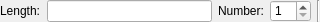
<ui version="4.0" >
 <author></author>
 <comment></comment>
 <exportmacro></exportmacro>
 <class>QG_LineBisectorOptions</class>
 <widget class="QWidget" name="QG_LineBisectorOptions" >
  <property name="geometry" >
   <rect>
    <x>0</x>
    <y>0</y>
    <width>320</width>
    <height>22</height>
   </rect>
  </property>
  <property name="sizePolicy" >
   <sizepolicy>
    <hsizetype>4</hsizetype>
    <vsizetype>5</vsizetype>
    <horstretch>0</horstretch>
    <verstretch>0</verstretch>
   </sizepolicy>
  </property>
  <property name="minimumSize" >
   <size>
    <width>280</width>
    <height>22</height>
   </size>
  </property>
  <property name="maximumSize" >
   <size>
    <width>320</width>
    <height>22</height>
   </size>
  </property>
  <layout class="QHBoxLayout" >
   <property name="margin" >
    <number>0</number>
   </property>
   <property name="spacing" >
    <number>6</number>
   </property>
   <item>
    <widget class="QLabel" name="lLength" >
     <property name="sizePolicy" >
      <sizepolicy>
       <hsizetype>1</hsizetype>
       <vsizetype>5</vsizetype>
       <horstretch>0</horstretch>
       <verstretch>0</verstretch>
      </sizepolicy>
     </property>
     <property name="text" >
      <string>Length:</string>
     </property>
    </widget>
   </item>
   <item>
    <widget class="QLineEdit" name="leLength" >
     <property name="toolTip" >
      <string>Length of bisector</string>
     </property>
    </widget>
   </item>
   <item>
    <widget class="QLabel" name="lNumber" >
     <property name="text" >
      <string>Number:</string>
     </property>
    </widget>
   </item>
   <item>
    <widget class="QSpinBox" name="sbNumber" >
     <property name="toolTip" >
      <string>Number of bisectors to create</string>
     </property>
     <property name="minimum" >
      <number>1</number>
     </property>
    </widget>
   </item>
   <item>
    <widget class="Line" name="sep1" >
     <property name="sizePolicy" >
      <sizepolicy>
       <hsizetype>0</hsizetype>
       <vsizetype>1</vsizetype>
       <horstretch>0</horstretch>
       <verstretch>0</verstretch>
      </sizepolicy>
     </property>
     <property name="frameShape" >
      <enum>QFrame::VLine</enum>
     </property>
     <property name="frameShadow" >
      <enum>QFrame::Sunken</enum>
     </property>
     <property name="orientation" >
      <enum>Qt::Vertical</enum>
     </property>
    </widget>
   </item>
  </layout>
 </widget>
 <pixmapfunction></pixmapfunction>
 <resources/>
 <connections/>
</ui>
